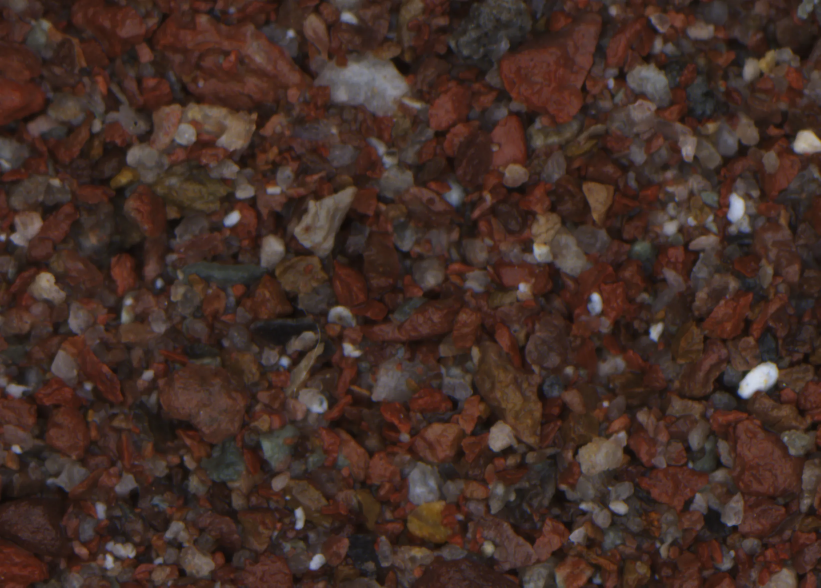
#> input picture MobileNet/MCcode/MC_crop/Purple-red-mudstone_2_crop_1.webp, 2462 x 1763 px (shown at 1/3 size); its folder holds only this picture in this run
$ python -i '粒径计算_v2.py'   (imports and definitions only)
#> lines starting #> are read from the running program, lines starting #| are printed output that depends on the picture; after the words box and inside, x2 and y2 are one past the last pixel; in counts of white or black regions, pixels touching at a corner belong together
import cv2
import numpy as np
import os
from PIL import Image
import matplotlib.pyplot as plt
from concurrent.futures import ThreadPoolExecutor, as_completed
from tqdm import tqdm
import threading
import time
# ------------------------
# 安全读取图片
# ------------------------
def safe_imread(path):
    try:
        img_pil = Image.open(path).convert("RGB")
#> img_pil is the input picture: PIL image 2462x1763 RGB; mean R, G, B 67.4, 46.2, 38.6
        img = cv2.cvtColor(np.array(img_pil), cv2.COLOR_RGB2BGR)
        return img
    except Exception as e:
        print(f"❌ 无法读取图片: {path}\n错误信息: {e}")
        return None

# ------------------------
# 可视化对比显示函数
# ------------------------
# [22 lines left out: function show_comparison, not called in this run]

# ------------------------
# 岩屑分割 + 椭圆拟合 + 粒径计算
# ------------------------
def segment_and_fit_ellipses(
        image_path,
        output_folder,
        min_pixels=300,
        erode_kernel_size=3,
        separate_kernel_size=5,
        erode_iterations=7,
        dilate_iterations=5,
        max_workers=8,
        show=True,
        save_name_suffix=None,
        scale_factor=1.0,
        jpeg_quality=85,
        save_all_images=False
    ):

    img = safe_imread(image_path)
    if img is None:
        raise FileNotFoundError(f"无法读取图片：{image_path}")

    h, w, _ = img.shape
#> h = 1763; w = 2462

    # 如果指定了缩放因子，则降低分辨率以减少内存占用
    if scale_factor != 1.0 and scale_factor > 0:
        new_h, new_w = int(h * scale_factor), int(w * scale_factor)
        img = cv2.resize(img, (new_w, new_h), interpolation=cv2.INTER_AREA)
        h, w = new_h, new_w
        print(f"  分辨率缩放: {h}x{w} (缩放因子: {scale_factor})")

    gray = cv2.cvtColor(img, cv2.COLOR_BGR2GRAY)

    # ---------- 1. 去噪与增强 ----------
    gray_blur = cv2.GaussianBlur(gray, (5, 5), 0)
    gray_eq = cv2.equalizeHist(gray_blur)

    # ---------- 2. 形态学开闭去噪 ----------
    kernel_clean = cv2.getStructuringElement(cv2.MORPH_ELLIPSE, (erode_kernel_size, erode_kernel_size))
    mask = cv2.morphologyEx(gray_eq, cv2.MORPH_OPEN, kernel_clean, iterations=2)
    mask = cv2.morphologyEx(mask, cv2.MORPH_CLOSE, kernel_clean, iterations=2)

    # ---------- 3. 岩屑分离：腐蚀 + 膨胀 ----------
    kernel_sep = cv2.getStructuringElement(cv2.MORPH_ELLIPSE, (separate_kernel_size, separate_kernel_size))
    eroded = cv2.erode(mask, kernel_sep, iterations=erode_iterations)
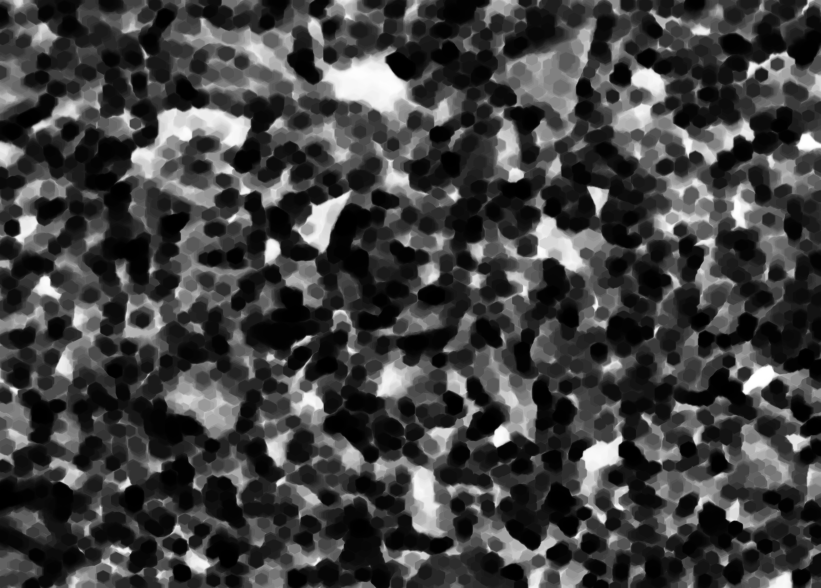
#> eroded: shape (1763, 2462) (shown at 1/3 size); min 0, max 255, mean 64.2
    dilated = cv2.dilate(eroded, kernel_sep, iterations=dilate_iterations)
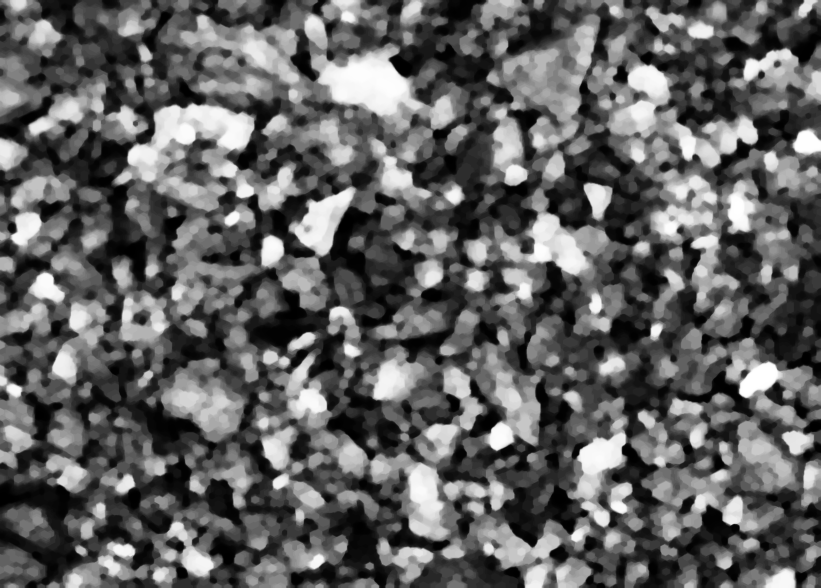
#> dilated: shape (1763, 2462) (shown at 1/3 size); min 0, max 255, mean 97.1
    mask = dilated

    # ---------- 3.5 二值化（必须） ----------
    # 使用 Otsu 或简单阈值确保为 0/255
    try:
        _, mask_bin = cv2.threshold(mask, 0, 255, cv2.THRESH_BINARY + cv2.THRESH_OTSU)
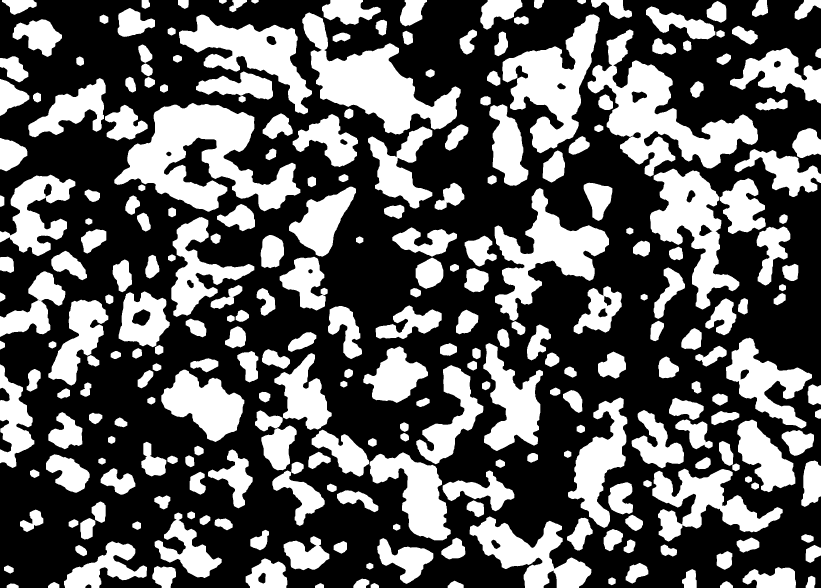
#> mask_bin: shape (1763, 2462) (shown at 1/3 size); 36.9% white; 274 white regions, largest, box (x1, y1, x2, y2) and area: (343, 309, 901, 635) 85236, (1763, 88, 2274, 530) 72965, (907, 37, 1382, 404) 64517
    except Exception:
        mask_bin = (mask > 0).astype(np.uint8) * 255
    mask_bin = mask_bin.astype(np.uint8)

    # ---------- 4. 连通域分析 ----------
    num_labels, labels, stats, centroids = cv2.connectedComponentsWithStats(mask_bin, connectivity=8)
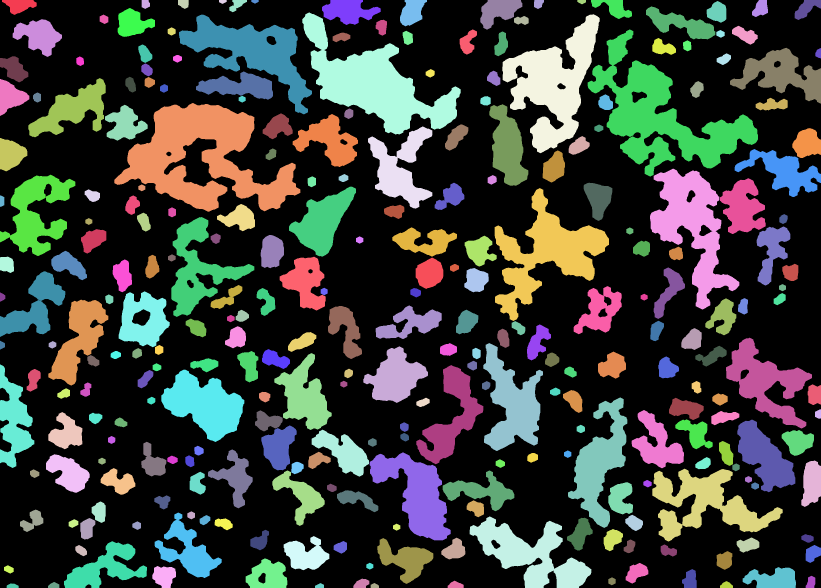
#> labels: shape (1763, 2462) int32 (shown at 1/3 size); 275 distinct labels, from 0 to 274; one colour per label, 0 black
#> num_labels = 275; stats = 275 rows, first 6: [0, 0, 2462, 1763, 2740428], [6, 0, 104, 45, 2841], [425, 0, 25, 27, 560], [534, 0, 32, 27, 694], [657, 0, 23, 12, 204], [688, 0, 53, 37, 1016]; centroids = 275 pairs, first value 5.61 to 2454.7, second value 3.79 to 1757.3
    print(f"✅ 检测到 {max(0, num_labels - 1)} 块连通区域（除背景）")
#| ✅ 检测到 274 块连通区域（除背景）

    os.makedirs(output_folder, exist_ok=True)
    result_white = np.zeros((h, w, 3), dtype=np.uint8)
    result_overlay = img.copy()

    # thread-safe 收集椭圆与直径信息
    ellipses_info = []
    ellipses_lock = threading.Lock()

    # ---------- 5. 椭圆拟合 + 粒径计算（并发收集） ----------
    def process_region(rock_id):
        if rock_id == 0:
            return
        x, y, w_box, h_box, area = stats[rock_id]
        if area < min_pixels:
            return
        submask = (labels[y:y + h_box, x:x + w_box] == rock_id).astype(np.uint8)
        coords_rc = np.column_stack(np.where(submask > 0))  # rows, cols
        if len(coords_rc) < 5:
            return
        # 转为 (x,y)
        coords_xy = np.fliplr(coords_rc).astype(np.float32)  # (col,row) -> (x,y)
        # fitEllipse 要求至少 5 个点
        try:
            ellipse = cv2.fitEllipse(coords_xy)
        except Exception as e:
            # 拟合失败则跳过
            return
        (cx, cy), (MA, ma), angle = ellipse
        ellipse_global = ((x + cx, y + cy), (MA, ma), angle)

        # 粒径计算（按你的规则）
        # MA 是长轴，ma 是短轴，确保 MA >= ma
        if MA < ma:
            MA, ma = ma, MA
        roundness = ma / MA if MA != 0 else 0
        if roundness > 0.7:
            diameter = (MA + ma) / 2
        else:
            diameter = MA

        with ellipses_lock:
            ellipses_info.append({
                'ellipse': ellipse_global,
                'diameter': float(diameter),
                'area': int(area),
                'bbox': (x, y, w_box, h_box)
            })

    # ---------- 6. 多线程拟合 ----------
    futures = []
    with ThreadPoolExecutor(max_workers=max_workers) as executor:
        for rid in range(1, num_labels):
            futures.append(executor.submit(process_region, rid))
#> this loop made 274 passes
#> pass 1, in process_region, `submask = (labels[y:y + h_box, x:x + w_box] == rock_id).astype(np.uint8)`:
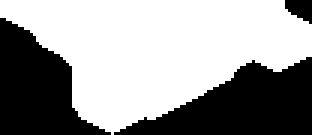
#> submask: shape (45, 104) (shown 3 times larger); values 0 (black) and 1 (white), 60.7% white; 3 black regions, box (x1, y1, x2, y2) and area: (38, 19, 104, 45) 971, (0, 6, 37, 45) 817, (95, 0, 104, 8) 51
        # 使用 tqdm 跟踪完成度
        for _ in tqdm(as_completed(futures), total=len(futures), desc="拟合椭圆", ncols=100):
            pass

    # ---------- 7. 主线程绘制椭圆并统计 ----------
    diameters = []
    # 绘制顺序在主线程，避免并发写同一张图像
    for info in ellipses_info:
        ellipse_global = info['ellipse']
        diameter = info['diameter']
        diameters.append(diameter)

        # 在白图上填充
        cv2.ellipse(result_white, ellipse_global, (255, 255, 255), -1)
        # 在 overlay 上画较粗轮廓并融合
        overlay = result_overlay.copy()
        thick = max(6, int(min(h, w) / 200))
        cv2.ellipse(overlay, ellipse_global, (255, 255, 255), thick)
        cv2.addWeighted(overlay, 0.6, result_overlay, 0.4, 0, result_overlay)
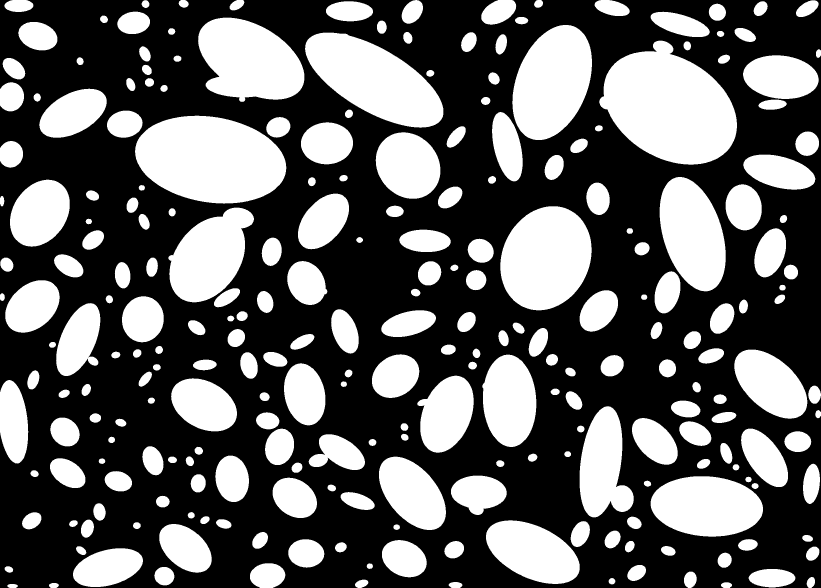
#> result_white: shape (1763, 2462, 3) (shown at 1/3 size); 37.2% white; 250 white regions, largest, box (x1, y1, x2, y2) and area: (1798, 122, 2211, 494) 103787, (405, 347, 859, 611) 91990, (915, 98, 1330, 383) 69174

    # ---------- 8. 输出平均粒径 ----------
    if diameters:
        mean_diameter = np.mean(diameters)
        print(f"🟢 检测到有效岩屑: {len(diameters)}，平均粒径: {mean_diameter:.2f} 像素")
#| 🟢 检测到有效岩屑: 268，平均粒径: 78.32 像素
    else:
        print("⚠️ 未检测到有效岩屑（基于 min_pixels 与连通域分析）")

    # ---------- 9. 拼接显示 + 保存 ----------
    combined = np.hstack([img, result_overlay])
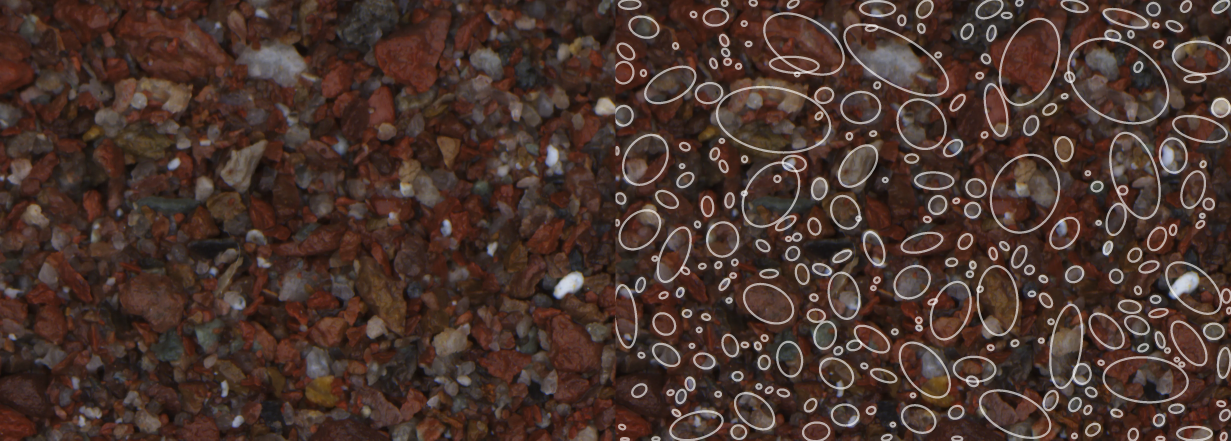
#> combined: shape (1763, 4924, 3) (shown at 1/4 size); mean B, G, R 45.8, 53.1, 73.6

    base_name = os.path.splitext(os.path.basename(image_path))[0]
    suffix = save_name_suffix if save_name_suffix else f"_腐蚀{erode_iterations}_膨胀{dilate_iterations}_侵蚀核{erode_kernel_size}_分离核{separate_kernel_size}"
    save_white = os.path.join(output_folder, f"{base_name}{suffix}_filled_white_ellipses.png")
    save_overlay = os.path.join(output_folder, f"{base_name}{suffix}_ellipses_on_original.png")
    save_combined = os.path.join(output_folder, f"{base_name}{suffix}_side_by_side.png")

    # 使用兼容 Unicode 路径的保存方法
    def _save_image_unicode(path, image, quality=85):
        try:
            save_dir = os.path.dirname(path)
            if save_dir and not os.path.exists(save_dir):
                os.makedirs(save_dir, exist_ok=True)

            if image is None:
                print(f"错误: 图像数据为空 ({path})")
                return False
            if not isinstance(image, np.ndarray):
                print(f"错误: 图像类型不正确 ({type(image)}) for {path}")
                return False

            if image.dtype != np.uint8:
                image = np.clip(image, 0, 255).astype(np.uint8)

            try:
                ext = os.path.splitext(path)[1].lower() or '.png'

                # 根据文件格式选择压缩参数
                if ext in ['.jpg', '.jpeg']:
                    # JPEG 格式使用质量参数压缩
                    success, buf = cv2.imencode(ext, image, [cv2.IMWRITE_JPEG_QUALITY, quality])
                elif ext == '.png':
                    # PNG 使用 9 级压缩（最大压缩）
                    success, buf = cv2.imencode(ext, image, [cv2.IMWRITE_PNG_COMPRESSION, 9])
                else:
                    # 其他格式默认编码
                    success, buf = cv2.imencode(ext, image)

                if success:
                    with open(path, 'wb') as f:
                        f.write(buf.tobytes())

                    # 获取文件大小（KB）
                    file_size = os.path.getsize(path) / 1024
                    print(f"✓ 保存成功: {path} (大小: {file_size:.2f} KB)")
                    return True
                else:
                    print(f"cv2.imencode 失败: {path}")
            except Exception as e:
                print(f"保存时出错 ({path}): {e}")
            return False
        except Exception as e:
            print(f"保存图片过程出现未知错误 ({path}):\n{e}")
            return False

    # 根据参数决定保存哪些图像（节省磁盘空间）
    if save_all_images:
        _save_image_unicode(save_white, result_white, quality=jpeg_quality)
        _save_image_unicode(save_overlay, result_overlay, quality=jpeg_quality)

    # 总是保存并排对比图（推荐用于评估）
    _save_image_unicode(save_combined, combined, quality=jpeg_quality)

    # 及时释放大对象以减少内存占用
    del result_white, result_overlay, combined, img, gray, gray_blur, gray_eq, mask, mask_bin, eroded, dilated, labels, ellipses_info

    # ---------- 10. 可视化最终效果 ----------
    if show:
        # matplotlib expects RGB ordering
        try:
            img_rgb = cv2.cvtColor(img, cv2.COLOR_BGR2RGB)
            white_rgb = cv2.cvtColor(result_white, cv2.COLOR_BGR2RGB)
            show_comparison(img_rgb, white_rgb, "原图", "拟合结果(白填充椭圆)", "④ 连通域 + 椭圆拟合最终效果")
        except Exception:
            # 退回到直接显示（安全）
#> (the run stopped early here; a loop or call above may not have finished)
